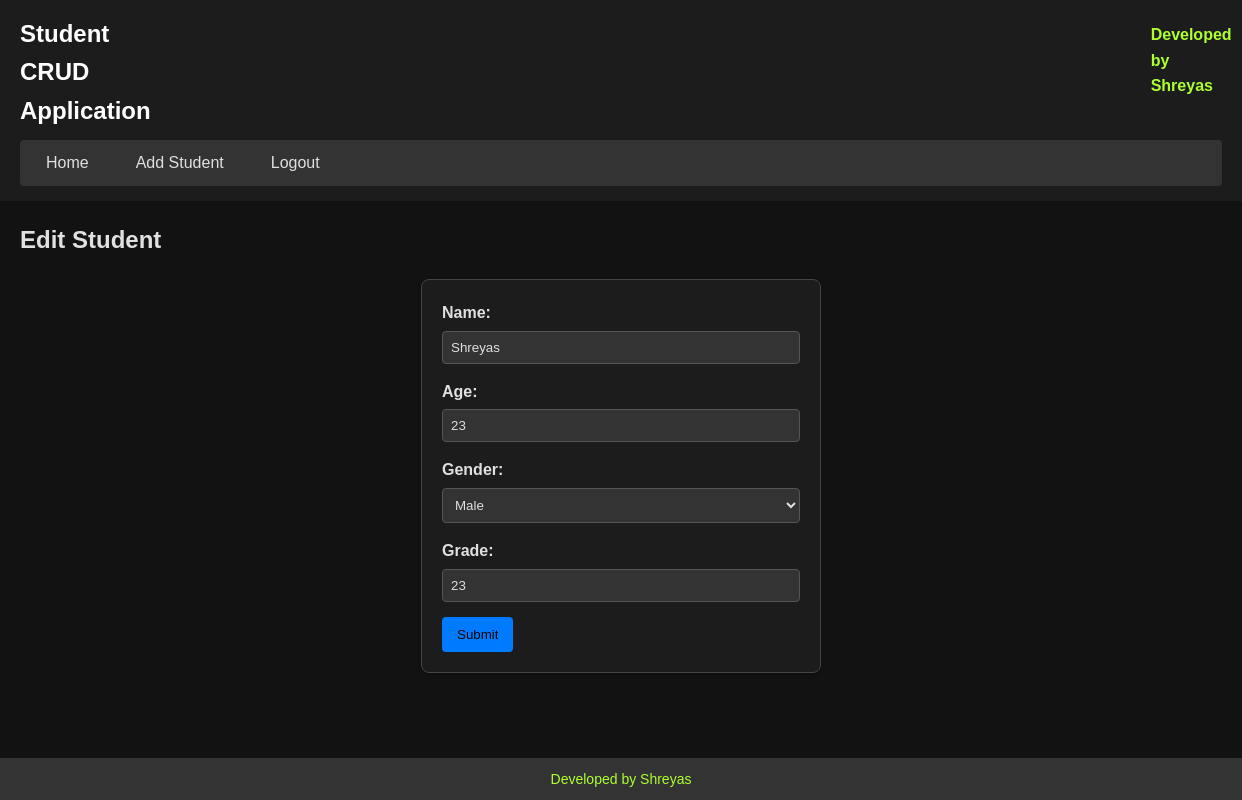
Page /edit/4 (signed in) on the committed database.
### app.py (models this page shows)
class Student(db.Model):
    id = db.Column(db.Integer, primary_key=True)
    name = db.Column(db.String(100), nullable=False)
    age = db.Column(db.Integer, nullable=False)
    gender = db.Column(db.String(10), nullable=False)
    grade = db.Column(db.String(10), nullable=False)

### app.py (the view, shortened to what this page needs)
@app.route('/edit/<int:id>', methods=['GET', 'POST'])
@login_required
def edit_student(id):
    student = Student.query.get_or_404(id)
    form = StudentForm(obj=student)
    return render_template('edit_student.html', form=form)

### app.py
class StudentForm(FlaskForm):
    name = StringField('Name', validators=[DataRequired()])
    age = IntegerField('Age', validators=[DataRequired(), NumberRange(min=1, max=120)])
    gender = SelectField('Gender', choices=[('Male', 'Male'), ('Female', 'Female'), ('Other', 'Other')], validators=[DataRequired()])
    grade = StringField('Grade', validators=[DataRequired()])
    submit = SubmitField('Submit')

### app.py (called while the page is built)
@login_manager.user_loader
def load_user(user_id):
    return User.query.get(int(user_id))

### templates/edit_student.html (shortened to what this page needs)
{% extends 'base.html' %}
{% block content %}
<h2>Edit Student</h2>
<form method="POST">
    <label for="name">Name:</label>
    {{ form.name }}
    <label for="age">Age:</label>
    {{ form.age }}
    <label for="gender">Gender:</label>
    {{ form.gender }}
    <label for="grade">Grade:</label>
    {{ form.grade }}
    <button type="submit">{{ form.submit }}</button>
</form>
{% endblock %}

### static/styles.css (style rules this page uses)
* { margin: 0; padding: 0; box-sizing: border-box; font-family: Arial, sans-serif; border: none; background-color: transparent; }
body { background-color: #121212; color: #e0e0e0; line-height: 1.6; padding: 0; margin: 0; }
form { background: #1c1c1c; padding: 20px; border: 1px solid #444; border-radius: 8px; max-width: 400px; margin: 20px auto; box-shadow: 0 2px 4px rgba(0, 0, 0, 0.2); }
label { display: block; margin-bottom: 5px; font-weight: bold; color: #e0e0e0; }
input[type="text"], input[type="number"], select { width: 100%; padding: 8px; margin-bottom: 15px; border: 1px solid #555; background-color: #333; color: #e0e0e0; border-radius: 4px; }
button { background-color: #007BFF; color: white; padding: 10px 15px; border: none; border-radius: 4px; cursor: pointer; transition: background-color 0.3s ease; }

### rows in the picture
Student: name "Shreyas", age "23", gender "Male", grade "23"
